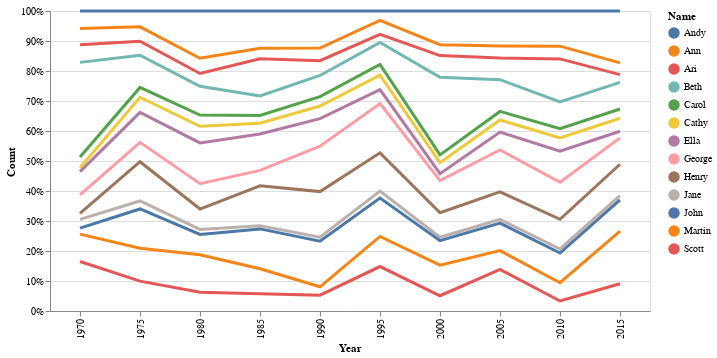

Notebook code for this chart:
### Markdown cell above
# 5. Line Chart with Mouse over

### Code cell
highlight = alt.selection(type='single', on='mouseover',
                          fields=['Name'], nearest=True)

base = alt.Chart(dataset).encode(
    x="Year:O",
    y=alt.Y("Count:Q", stack="normalize"),
    color=alt.Color('Name:N'),
    opacity=alt.condition(highlight, alt.value(1.0), alt.value(0.1)),
)

points = base.mark_circle().encode(
    opacity=alt.value(0)
).add_selection(
    highlight
).properties(
    width=600
)

lines = base.mark_line().encode(
    size=alt.condition(~highlight, alt.value(1), alt.value(3))
)


points + lines

### Figure 1 — Vega-Lite specification as saved in the notebook (floating-point values rounded to 4 significant figures; data arrays with more than 128 entries replaced by an {"elided": "..."} marker saying what was removed)
{"config": {"view": {"continuousWidth": 400, "continuousHeight": 300}}, "layer": [{"mark": "circle", "encoding": {"color": {"type": "nominal", "field": "Name"}, "opacity": {"value": 0}, "x": {"type": "ordinal", "field": "Year"}, "y": {"type": "quantitative", "field": "Count", "stack": "normalize"}}, "selection": {"selector004": {"type": "single", "on": "mouseover", "fields": ["Name"], "nearest": true}}, "width": 600}, {"mark": "line", "encoding": {"color": {"type": "nominal", "field": "Name"}, "opacity": {"condition": {"value": 1.0, "selection": "selector004"}, "value": 0.1}, "size": {"condition": {"value": 1, "selection": {"not": "selector004"}}, "value": 3}, "x": {"type": "ordinal", "field": "Year"}, "y": {"type": "quantitative", "field": "Count", "stack": "normalize"}}}], "data": {"name": "data-256719b54cc80e04d515bc70415bd63b"}, "$schema": "https://vega.github.io/schema/vega-lite/v4.8.1.json", "datasets": {"data-256719b54cc80e04d515bc70415bd63b": {"elided": "130 records"}}}
